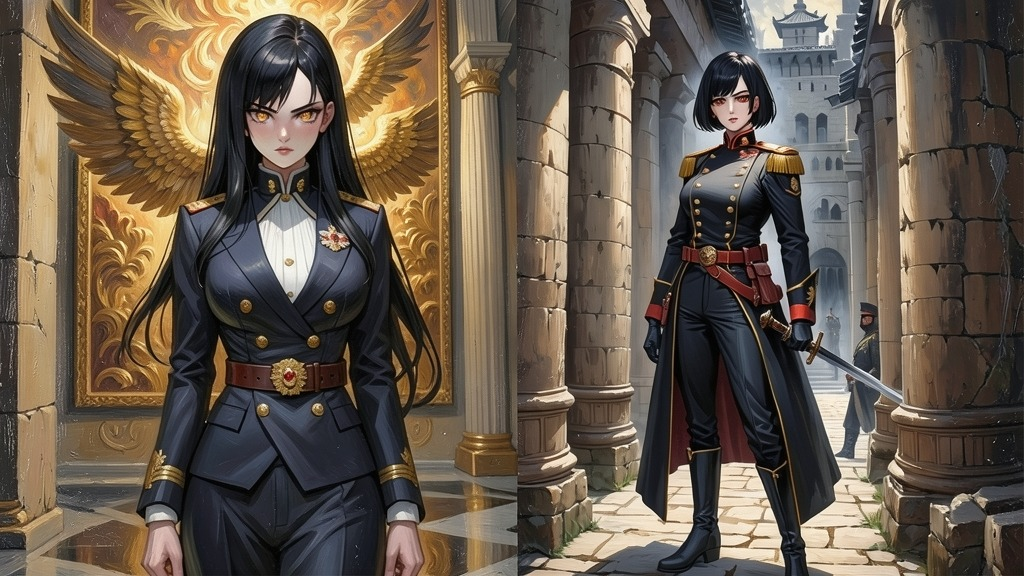
#> input picture .ai/seedream-test/xing_rong_duo_person.jpg, 1024 x 576 px
$ python portrait_to_spritesheet.py ../.ai/seedream-test/xing_rong_duo_person.jpg
#> lines starting #> are read from the running program, lines starting #| are printed output that depends on the picture
#> in portrait_to_spritesheet, img is the input picture: PIL image 1024x576 RGB; mean R, G, B 101.3, 88.7, 75.3
#| 输入: xing_rong_duo_person.jpg  原始尺寸: 1024×576
"""
立绘 → 精灵图（4 方向行走动画）转换脚本

用途：
    从透明背景的立绘（832×1216 RGBA）生成 256×256 精灵图（4×4 网格）。

精灵图布局（256×256，每格 64×64）：
    行 0: down  | 帧 0(stand) 1(walkA) 2(stand) 3(walkB)
    行 1: up    | 帧 4(stand) 5(walkA) 6(stand) 7(walkB)
    行 2: left  | 帧 8(stand) 9(walkA) 10(stand) 11(walkB)
    行 3: right | 帧 12(stand) 13(walkA) 14(stand) 15(walkB)

策略（立绘只有正面图，无背/侧视图）：
    1. 从立绘裁切透明边 → 得到紧致角色
    2. 取角色全身 → 缩小到 64×64（NEAREST 采样，保留像素感）
    3. 四方向：
       - down: 正面原图
       - up:   正面水平翻转（模拟背面）
       - left: 正面图
       - right: 正面水平翻转
    4. 四帧行走动画：
       - 帧 0 (stand):  角色居中，无偏移
       - 帧 1 (walkA):  角色左偏 2px + 上移 2px（模拟迈左脚）
       - 帧 2 (stand):  同帧 0
       - 帧 3 (walkB):  角色右偏 2px + 上移 2px（模拟迈右脚）

用法：
    python scripts/portrait_to_spritesheet.py <输入立绘> [--output <输出路径>]
    # 批量
    for i in 1 2 3 4 5; do
        python scripts/portrait_to_spritesheet.py \\
            public/game/portraits/cutout/player_set${i}.png \\
            --output public/game/sprites/players/player_set${i}_walk.png
    done
"""

import argparse
import os
import sys
from pathlib import Path

from PIL import Image

TILE = 64  # 每帧尺寸（占 2 格瓦片）
GRID = 4   # 4×4 网格
SHEET = TILE * GRID  # 256×256


def shrink_character(img, target=TILE):
    """从立绘裁取紧致角色并缩小到 target×target。

    Args:
        img: RGBA PIL Image（透明背景立绘）
        target: 目标尺寸（默认 32）
    Returns:
        缩小后的 RGBA Image
    """
#> called with target = 64
    # 1. 裁切透明边
    bbox = img.getbbox()
#> bbox = (0, 0, 1024, 576)
    if not bbox:
        raise ValueError("图片全透明")
    cropped = img.crop(bbox)

    # 2. 等比缩放到 ≤32px 高（保留长宽比）
    w, h = cropped.size
#> w = 1024; h = 576
    scale = min(target / w, target / h)
#> scale = 0.0625
    new_w = max(1, int(w * scale))
#> new_w = 64
    new_h = max(1, int(h * scale))
#> new_h = 36
    shrunk = cropped.resize((new_w, new_h), Image.NEAREST)
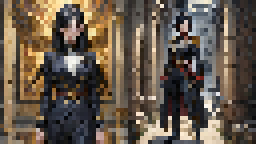
#> shrunk: PIL image 64x36 RGBA (shown 4 times larger); mean R, G, B, A 101.2, 88.5, 75.1, 255

    # 3. 居中放到 32×32 透明画布上
    canvas = Image.new("RGBA", (target, target), (0, 0, 0, 0))
#> canvas: PIL image 64x64 RGBA; every value is 0
    offset_x = (target - new_w) // 2
#> offset_x = 0
    offset_y = (target - new_h) // 2
#> offset_y = 14
    canvas.paste(shrunk, (offset_x, offset_y), shrunk)
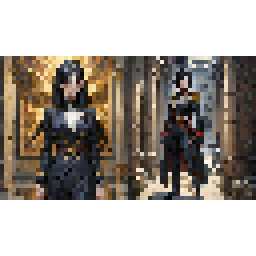
#> canvas: PIL image 64x64 RGBA (shown 4 times larger); mean R, G, B, A 56.9, 49.8, 42.2, 143.4; transparent parts drawn white
    return canvas


def make_walk_frame(base_img, frame_idx):
    """从基础 32×32 角色生成行走帧。

    Args:
        base_img: 32×32 RGBA 角色
        frame_idx: 0(stand), 1(walkA), 2(stand), 3(walkB)
    """
    frame = Image.new("RGBA", (TILE, TILE), (0, 0, 0, 0))
    if frame_idx == 0 or frame_idx == 2:
        # 站立
        frame.paste(base_img, (0, 0), base_img)
    elif frame_idx == 1:
        # 迈左脚：整体上移 2px，左偏 2px
        frame.paste(base_img, (-2, -2), base_img)
    elif frame_idx == 3:
        # 迈右脚：整体上移 2px，右偏 2px
        frame.paste(base_img, (2, -2), base_img)
    return frame


def portrait_to_spritesheet(input_path, output_path=None):
    """立绘 → 128×128 4×4 精灵图。

    Args:
        input_path: 输入立绘路径（RGBA 透明 PNG）
        output_path: 精灵图输出路径
    Returns:
        dict: { spritesheet_path, size }
    """
    input_path = Path(input_path)
    if not input_path.exists():
        raise FileNotFoundError(f"输入文件不存在: {input_path}")

    img = Image.open(input_path)
    if img.mode != "RGBA":
        img = img.convert("RGBA")

    print(f"输入: {input_path.name}  原始尺寸: {img.size[0]}×{img.size[1]}")

    # 生成基础 32×32 角色
    base = shrink_character(img)
    # 水平翻转版（用于 up/right 方向）
    base_flip = base.transpose(Image.FLIP_LEFT_RIGHT)
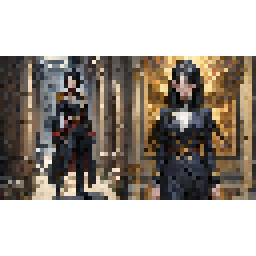
#> base_flip: PIL image 64x64 RGBA (shown 4 times larger); mean R, G, B, A 56.9, 49.8, 42.2, 143.4; transparent parts drawn white

    # 构建 128×128 精灵图
    sheet = Image.new("RGBA", (SHEET, SHEET), (0, 0, 0, 0))
#> sheet: PIL image 256x256 RGBA; every value is 0

    # 方向到基础图的映射
    dir_bases = [base, base_flip, base, base_flip]  # down, up, left, right

    for row in range(GRID):
        dir_base = dir_bases[row]
        for col in range(GRID):
            frame = make_walk_frame(dir_base, col)
            sheet.paste(frame, (col * TILE, row * TILE), frame)
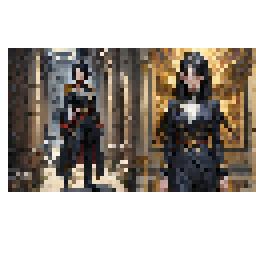
#> frame: PIL image 64x64 RGBA (shown 4 times larger); mean R, G, B, A 54.8, 48, 40.8, 139; transparent parts drawn white
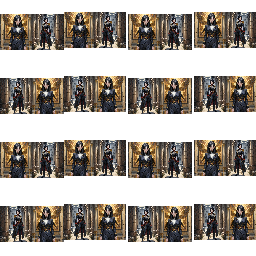
#> sheet: PIL image 256x256 RGBA; mean R, G, B, A 56.2, 49.2, 41.7, 141.2; transparent parts drawn white

    # 输出路径
    if output_path is None:
        output_path = input_path.parent / f"{input_path.stem}_walk.png"
    else:
        output_path = Path(output_path)
        output_path.parent.mkdir(parents=True, exist_ok=True)

    sheet.save(output_path)
    print(f"✓ 精灵图: {output_path}  ({os.path.getsize(output_path)} bytes)")
#| ✓ 精灵图: ../.ai/seedream-test/xing_rong_duo_person_walk.png  (36180 bytes)
    return {"spritesheet_path": str(output_path), "size": (SHEET, SHEET)}


def main():
    parser = argparse.ArgumentParser(
        description="立绘 → 256×256 4×4 精灵图（4 方向行走动画，每帧 64×64）",
        formatter_class=argparse.RawDescriptionHelpFormatter,
    )
    parser.add_argument("input", help="输入立绘路径（RGBA 透明 PNG）")
    parser.add_argument("--output", help="精灵图输出路径")

    args = parser.parse_args()

    try:
        result = portrait_to_spritesheet(args.input, args.output)
#> result = 2 items
        print(f"\n完成：{result['size']} 精灵图")
#| 完成：(256, 256) 精灵图
    except Exception as e:
        print(f"✗ 失败: {e}", file=sys.stderr)
        sys.exit(1)


if __name__ == "__main__":
    main()

$ run again, on .ai/seedream-test/xing_v1_desk_edit.jpg
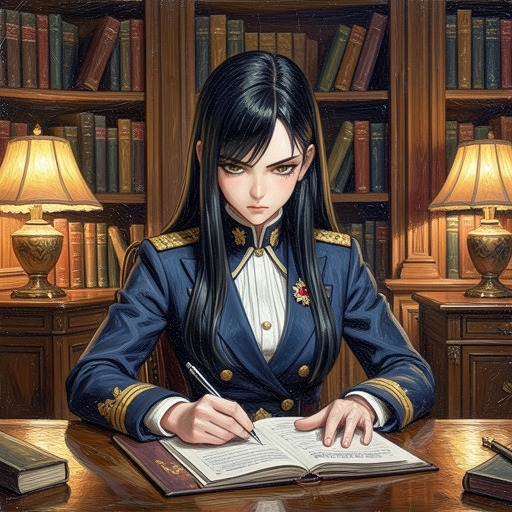
#> input picture .ai/seedream-test/xing_v1_desk_edit.jpg, 512 x 512 px
#> in portrait_to_spritesheet, img is the input picture: PIL image 512x512 RGB; mean R, G, B 94.6, 75.9, 63.5
#> img: PIL image 512x512 RGBA
#| 输入: xing_v1_desk_edit.jpg  原始尺寸: 512×512
#> bbox = (0, 0, 512, 512)
#> canvas: PIL image 64x64 RGBA; every value is 0
#> after the loop in portrait_to_spritesheet, `for row in range(GRID):`:
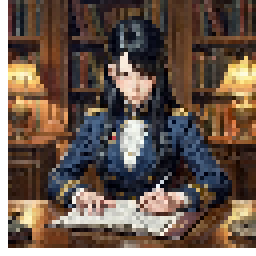
#> frame: PIL image 64x64 RGBA (shown 4 times larger); mean R, G, B, A 89.3, 71.9, 60.9, 239.3; transparent parts drawn white
#> after the loop in portrait_to_spritesheet, `for row in range(GRID):`:
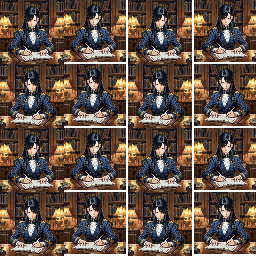
#> sheet: PIL image 256x256 RGBA; mean R, G, B, A 91.8, 73.6, 62, 247.2; transparent parts drawn white
#| ✓ 精灵图: ../.ai/seedream-test/xing_v1_desk_edit_walk.png  (66452 bytes)
#> result = 2 items
#| 完成：(256, 256) 精灵图
